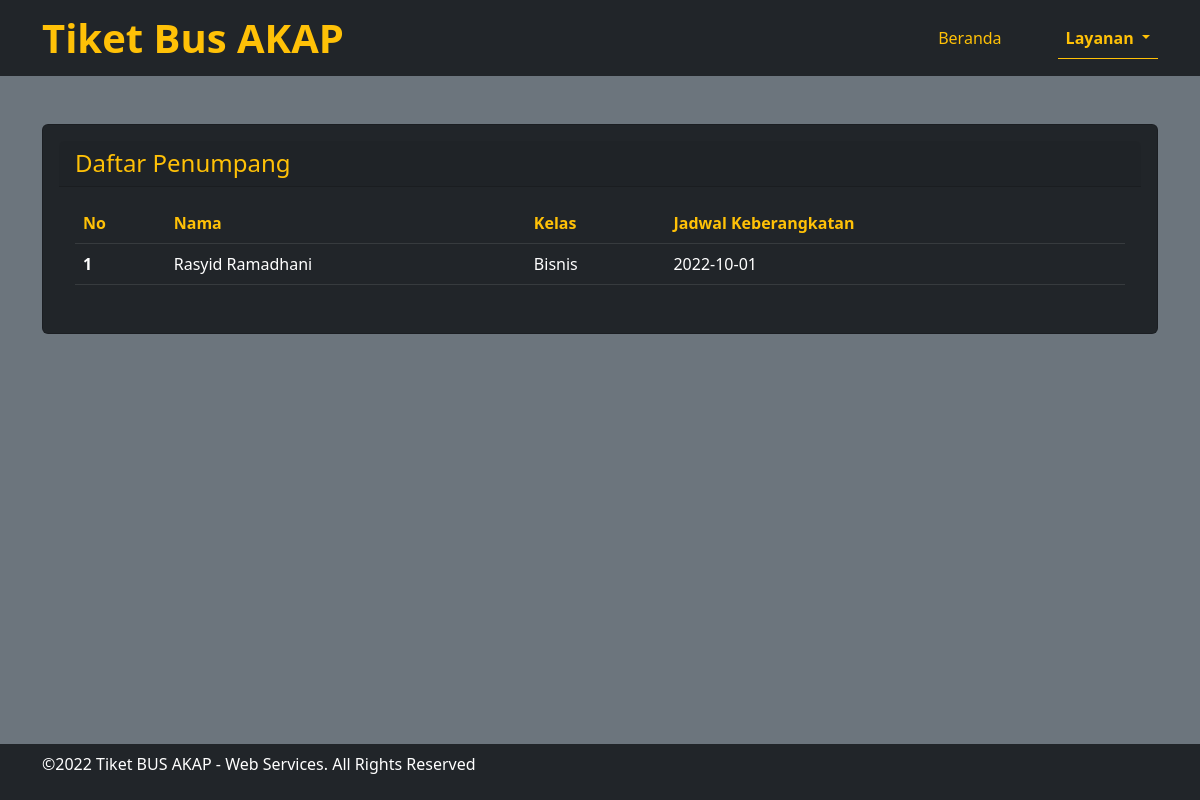
The app's page /layananLihatDaftar.php with its own data.
### tables this page shows
CREATE TABLE `tiket_penumpang` (
  `id_penumpang` int(64) NOT NULL,
  `kode_book` varchar(20) NOT NULL,
  `no_ktp` varchar(255) NOT NULL,
  `nama_pemesan` varchar(255) NOT NULL,
  `no_hp` varchar(20) NOT NULL,
  `jenis_kelas` varchar(20) NOT NULL,
  `jml_tidak_lansia` int(64) NOT NULL,
  `jml_lansia` int(64) NOT NULL,
  `total_bayar` int(64) NOT NULL,
  `tgl_brkt` date NOT NULL,
  `tgl_transaksi` datetime NOT NULL DEFAULT current_timestamp() ON UPDATE current_timestamp()
);

### layananLihatDaftar.php (the view, shortened to what this page needs)
<?php require('koneksi.php'); ?>
<!DOCTYPE html>
<html lang="id">
    <head>
        <link rel="stylesheet" href="lib/bootstrap-5.2.0/css/bootstrap.min.css" />
    </head>
    <body class="bg-secondary">
        <section class="sticky-top">
            <nav class="navbar navbar-expand-lg navbar-dark bg-dark">
                <div class="container container-fluid position-relative d-flex">
                    <div class="">
                        <a class="navbar-brand text-warning fs-1 fw-bold" href="index.php">Tiket Bus AKAP</a>
                    </div>
                    <div class="collapse navbar-collapse justify-content-end" id="navbarNavDropdown">
                        <ul class="navbar-nav">
                            <li class="nav-item mx-5">
                                <a class="nav-link text-warning" aria-current="page" href="index.php">Beranda</a>
                            </li>
                            <li class="nav-item dropdown">
                                <a class="nav-link dropdown-toggle text-warning active fw-bold border-bottom border-warning"
                                    href="#" role="button" data-bs-toggle="dropdown" aria-expanded="false"> Layanan </a>
                            </li>
                        </ul>
                    </div>
                </div>
            </nav>
        </section>
        <br>
        <section class="container my-4">
            <form action="" method="GET">
                <div class="card p-3 text-bg-dark">
                    <h4 class="text-warning card-header">Daftar Penumpang</h4>
                    <div class="card-body row">
                        <div class="col-lg-12">
                            <table class="table table-dark table-hover">
                                <thead class="text-warning">
                                    <tr>
                                        <th scope="col-1">No</th>
                                        <th scope="col-4">Nama</th>
                                        <th scope="col-3">Kelas</th>
                                        <th scope="col-4">Jadwal Keberangkatan</th>
                                    </tr>
                                </thead>
                                <tbody>
                                    <?php
                                        $sql1 = "SELECT * FROM tiket_penumpang ORDER BY jenis_kelas ASC";
                                        $q1   = mysqli_query($koneksi, $sql1);
                                        $num  = 1;
                                        while ($r1 = mysqli_fetch_array($q1)) {
                                            $nama_pemesan     = $r1['nama_pemesan'];
                                            $jenis_kelas      = $r1['jenis_kelas'];
                                            $tgl_brkt         = $r1['tgl_brkt'];
                                    ?>
                                            <tr>
                                                <th scope="row"><?php echo $num++ ?></th>
                                                <td scope="row"><?php echo $nama_pemesan ?></td>
                                                <td scope="row"><?php echo $jenis_kelas ?></td>
                                                <td scope="row"><?php echo $tgl_brkt ?></td>
                                            </tr>
                                    <?php
                                        }
                                    ?>
                                </tbody>
                            </table>
                        </div>
                    </div>
                </div>
            </form>
        </section>
        <br>
        <section class="mt-5">
            <div class="text-bg-dark fixed-bottom py-2">
                <div class="container">
                    <p>©2022 Tiket BUS AKAP - Web Services. All Rights Reserved</p>
                </div>
            </div>
        </section>
    </body>
</html>

### records on screen
tiket_penumpang: nama_pemesan "Rasyid Ramadhani", jenis_kelas "Bisnis", tgl_brkt "2022-10-01"
